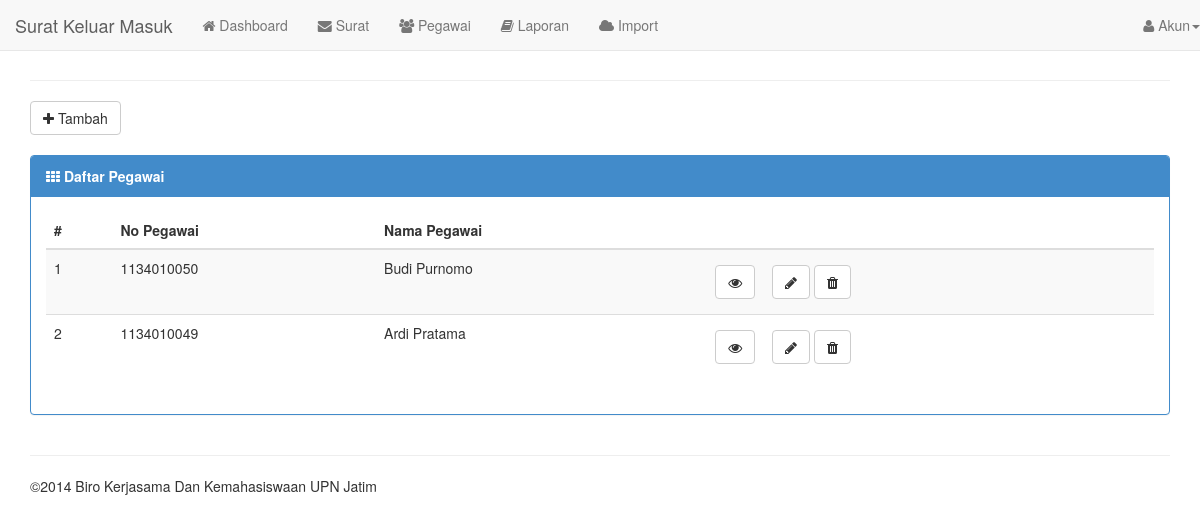
The app's page /?page=pegawai/index (signed in) with its own data.
### tables this page shows
CREATE TABLE `pegawai` (
  `idpegawai` varchar(30) NOT NULL,
  `nama` varchar(45) DEFAULT NULL,
  `alamat` varchar(45) DEFAULT NULL,
  `kota` varchar(255) DEFAULT NULL,
  `tanggal_lahir` varchar(255) DEFAULT NULL,
  `telepon` varchar(255) DEFAULT NULL,
  `ponsel` varchar(45) DEFAULT NULL,
  `foto` varchar(255) NOT NULL DEFAULT 'nophoto.jpg',
  `delete` varchar(1) NOT NULL DEFAULT '0',
  `created_at` timestamp NULL DEFAULT CURRENT_TIMESTAMP ON UPDATE CURRENT_TIMESTAMP,
  PRIMARY KEY (`idpegawai`)
);

### models.php (called while the page is built, shortened)
<?php
function get_pegawai($order_by='created_at'){
    $query=mysql_query("select * from pegawai a, users b, bagian c where b.idusers=a.idpegawai and b.idbagian=c.idbagian order by $order_by DESC");
    return $query;
}
?>

### module/pegawai/index.php (the view, shortened to what this page needs)
<div class="row clearfix">
	<div class="col-md-12">
    <a href="./?page=pegawai/tambah"><button class="btn btn-default"><i class="fa fa-plus"></i> Tambah</button></a>
    <div class="clearfix"></div><br />
        <div class="panel panel-primary">
            <div class="panel-heading"><i class="fa fa-th"></i> <strong>Daftar Pegawai</strong></div>
            <div class="panel-body">
                <table class="table table-hover table-striped">
                    <thead>
                        <tr>
                            <th>#</th>
                            <th>No Pegawai</th>
                            <th>Nama Pegawai</th>
                            <th></th>
                        </tr>
                    </thead>
                    <tbody>
                        <?php $data=get_pegawai('nama');?>
                        <?php $i=1;while($result=mysql_fetch_array($data)){?>
                            <tr>
                            <td><?= $i ?></td>
                            <td><?= $result['idpegawai'] ?></td>
                            <td><?= $result['nama'] ?></td>
                            <td>
                                <a id="<?= $result['idpegawai'] ?>" href="#<?= $result['idpegawai'] ?>" role="button" class="btn" data-toggle="modal"><button class="btn btn-default"><i class="fa fa-eye"></i></button></a>
                                <a href="./?page=pegawai/edit&id=<?= $result['idpegawai'] ?>"><button class="btn btn-default"><i class="fa fa-pencil"></i></button></a>
                                <a href="./?page=pegawai/edit&id=#"><button class="btn btn-default"><i class="fa fa-trash"></i></button></a>
                            </td>
                            </tr>
                        <?php $i++; } ?>
                    </tbody>
                </table>
            </div>
        </div>
	</div>
</div>

### records on screen
pegawai: idpegawai "1134010050", nama "Budi Purnomo"
pegawai: idpegawai "1134010049", nama "Ardi Pratama"

### other values on screen
nama_aplikasi "Surat Keluar Masuk"
